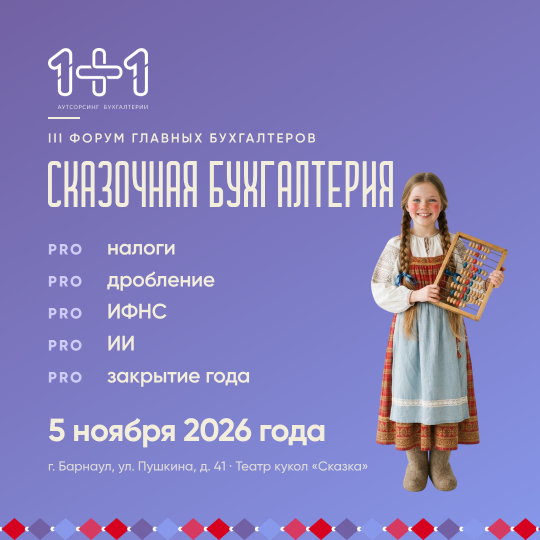
#> input picture examples/forum-a.png, 1080 x 1080 px (shown at 1/2 size)
$ python make-square.py ../examples/forum-a.png ../examples/forum-b.png 5 5
#> lines starting #> are read from the running program, lines starting #| are printed output that depends on the picture
#!/usr/bin/env python3
"""Квадрат с продлённой стеной под заголовок. python3 tools/make-square.py <кадр.jpg> <выход.jpg> <y0> <ext>
 y0 — строка (при ширине 1080), с которой начинается фото, выше — чистая стена; ext — высота продления сверху."""
import sys, numpy as np
from PIL import Image, ImageFilter, ImageOps
W=1080
def smooth(v,k=91):
    pad=k//2; vp=np.pad(v,((pad,pad),(0,0)),mode='edge'); ker=np.ones(k)/k
    return np.stack([np.convolve(vp[:,c],ker,mode='valid') for c in range(3)],1)
def build(src,dst,y0,ext):
#> called with src = '../examples/forum-a.png', dst = '../examples/forum-b.png', y0 = 5, ext = 5
    im=Image.open(src).convert('RGB'); p=im.resize((W,int(im.height*W/im.width)),Image.LANCZOS)
#> in build, im is the input picture: PIL image 1080x1080 RGB; mean R, G, B 134.1, 127.7, 188.1
    S=p.crop((0,0,W,y0)); fl=ImageOps.flip(S); stack=Image.new('RGB',(W,ext)); y=ext
    for piece in [fl,S]*6:
        y-=piece.height; stack.paste(piece,(0,y))
        if y<=0: break
#> this loop made 1 pass
#> y on pass 1: 0
#> after the loop, y = 0
    c=Image.new('RGB',(W,W)); c.paste(stack,(0,0)); c.paste(p.crop((0,y0,W,y0+W-ext)),(0,ext))
#> after `c = Image.new('RGB', (W, W))`: c: PIL image 1080x1080 RGB; every value is 0
#> after `c.paste(stack, (0, 0))`:
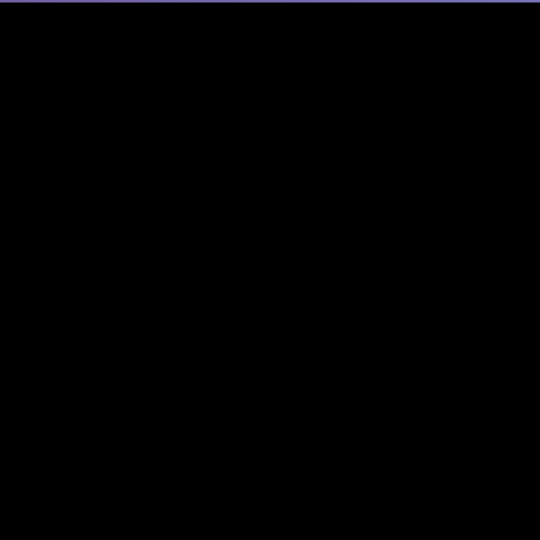
#> c: PIL image 1080x1080 RGB (shown at 1/2 size); mean R, G, B 0.5, 0.5, 0.8
    a=np.asarray(c).astype(np.float32); seam=ext
    up=smooth(a[seam-14:seam-2].mean(0)); dn=smooth(a[seam+2:seam+14].mean(0)); r=dn/np.maximum(up,1)
#> in smooth, `vp = np.pad(v, ((pad, pad), (0, 0)), mode='edge')`: vp = 1170 rows, first 8: [nan, nan, nan], [nan, nan, nan], [nan, nan, nan], [nan, nan, nan], [nan, nan, nan], [nan, nan, nan], [nan, nan, nan], [nan, nan, nan]
#> after `up = smooth(a[seam - 14:seam - 2].mean(0))`: up = 1080 rows, first 8: [nan, nan, nan], [nan, nan, nan], [nan, nan, nan], [nan, nan, nan], [nan, nan, nan], [nan, nan, nan], [nan, nan, nan], [nan, nan, nan]
#> in smooth (call 2), `vp = np.pad(v, ((pad, pad), (0, 0)), mode='edge')`: vp = 1170 rows, first 8: [114, 97.17, 163.3], [114, 97.17, 163.3], [114, 97.17, 163.3], [114, 97.17, 163.3], [114, 97.17, 163.3], [114, 97.17, 163.3], [114, 97.17, 163.3], [114, 97.17, 163.3]
#> after `dn = smooth(a[seam + 2:seam + 14].mean(0))`: dn = 1080 rows, first 8: [114.2, 97.46, 163.7], [114.2, 97.47, 163.7], [114.2, 97.49, 163.7], [114.2, 97.5, 163.7], [114.2, 97.51, 163.7], [114.2, 97.52, 163.7], [114.2, 97.53, 163.7], [114.2, 97.54, 163.7]
#> after `r = dn / np.maximum(up, 1)`: r has the same summary as up
    w=np.clip(1-(seam-np.arange(W))/420.0,0,1)
    a[:seam]=a[:seam]*(r[None,:,:]**w[:seam,None,None])
#> a: shape (1080, 1080, 3) float32; 0.46% of the values are NaN or infinite; the others: min 0, max 255, mean 150
    out=Image.fromarray(np.clip(a,0,255).astype(np.uint8))
    out.paste(out.crop((0,seam-8,W,seam+8)).filter(ImageFilter.GaussianBlur(1.6)),(0,seam-8))
    out.save(dst,quality=92)
if __name__=='__main__': build(sys.argv[1],sys.argv[2],int(sys.argv[3]),int(sys.argv[4]))
